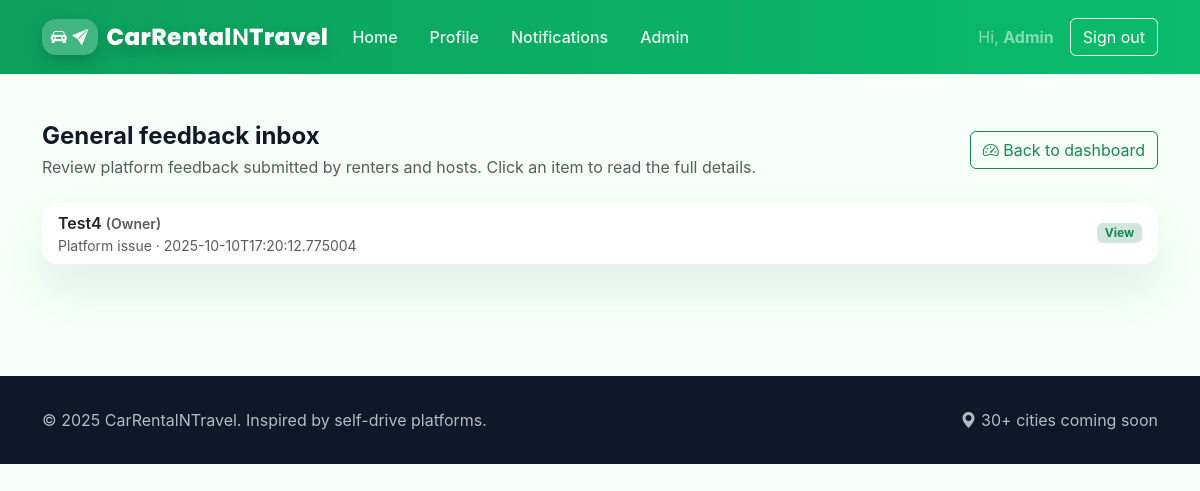
/admin/feedback (signed in), run on the app's committed database.
### tables this page shows
CREATE TABLE users (
            id INTEGER PRIMARY KEY AUTOINCREMENT,
            username TEXT NOT NULL UNIQUE,
            password_hash TEXT NOT NULL,
            role TEXT NOT NULL CHECK(role IN ('owner', 'renter', 'both')),
            is_admin INTEGER NOT NULL DEFAULT 0
        );

CREATE TABLE support_feedback (
            id INTEGER PRIMARY KEY AUTOINCREMENT,
            user_id INTEGER NOT NULL,
            role TEXT NOT NULL CHECK(role IN ('renter', 'owner', 'both')),
            category TEXT NOT NULL,
            description TEXT NOT NULL,
            rental_id INTEGER,
            created_at TEXT NOT NULL DEFAULT CURRENT_TIMESTAMP,
            FOREIGN KEY (user_id) REFERENCES users(id) ON DELETE CASCADE,
            FOREIGN KEY (rental_id) REFERENCES rentals(id) ON DELETE SET NULL
        );

### app.py (the view)
    def wrapped(*args, **kwargs):
        if g.user is None or not g.user.get("is_admin"):
            abort(403)
        return view(*args, **kwargs)

### app.py (called while the page is built, shortened)
def get_db() -> sqlite3.Connection:
    if "db" not in g:
        g.db = sqlite3.connect(DATABASE)
        g.db.row_factory = sqlite3.Row
    return g.db

def ensure_user_payout(user_id: int) -> dict:
    db = get_db()
    payout = db.execute(
        "SELECT * FROM user_payout_details WHERE user_id = ?",
        (user_id,),
    ).fetchone()
    return dict(payout)

def login_required(view: Callable) -> Callable:
    def wrapped(*args, **kwargs):
        if g.user is None:
            return redirect(url_for("login"))
        return view(*args, **kwargs)
    wrapped.__name__ = view.__name__
    return wrapped

def admin_required(view: Callable) -> Callable:
    def wrapped(*args, **kwargs):
        if g.user is None or not g.user.get("is_admin"):
            abort(403)
        return view(*args, **kwargs)
    wrapped.__name__ = view.__name__
    return wrapped

def has_role(role: str) -> bool:
    if g.user is None:
        return False
    user_role = g.user["role"]
    if role == "owner":
        return user_role in ("owner", "both")
    if role == "renter":
        return user_role in ("renter", "both")
    return False

@app.route("/admin/feedback")
@login_required
@admin_required
def admin_feedback_list() -> str:
    db = get_db()
    entries = db.execute(
        """
        SELECT support_feedback.*, users.username,
               rentals.start_time, rentals.end_time,
               cars.name AS car_name, cars.brand, cars.model
        FROM support_feedback
        JOIN users ON users.id = support_feedback.user_id
        LEFT JOIN rentals ON rentals.id = support_feedback.rental_id
        LEFT JOIN cars ON cars.id = rentals.car_id
        ORDER BY support_feedback.created_at DESC
        """
    ).fetchall()
    return render_template("admin_feedback.html", feedback_entries=entries)

### templates/admin_feedback.html (shortened to what this page needs)
{% extends "base.html" %}
{% block content %}
<section class="py-5">
    <div class="container">
        <div class="d-flex flex-column flex-md-row justify-content-between align-items-start align-items-md-center gap-3 mb-4">
            <div>
                <h1 class="h4 fw-bold mb-1">General feedback inbox</h1>
                <p class="text-muted mb-0">Review platform feedback submitted by renters and hosts. Click an item to read the full details.</p>
            </div>
            <a href="{{ url_for('admin_dashboard') }}" class="btn btn-outline-success"><i class="bi bi-speedometer2"></i> Back to dashboard</a>
        </div>
        {% if feedback_entries %}
            <div class="card card-zoom">
                <div class="card-body p-0">
                    <div class="list-group list-group-flush">
                        {% for entry in feedback_entries %}
                            <a class="list-group-item list-group-item-action d-flex flex-column flex-md-row justify-content-between align-items-md-center gap-2" href="{{ url_for('admin_feedback_detail', feedback_id=entry['id']) }}">
                                <div>
                                    <div class="fw-semibold">{{ entry['username'] }} <span class="text-muted small">({{ entry['role']|capitalize }})</span></div>
                                    <div class="text-muted small">{{ entry['category'] }} &middot; {{ entry['created_at'] }}</div>
                                </div>
                                <span class="badge bg-success-subtle text-success">View</span>
                            </a>
                        {% endfor %}
                    </div>
                </div>
            </div>
        {% else %}
            <div class="alert alert-success" role="alert">
                No feedback messages yet. You're all caught up!
            </div>
        {% endif %}
    </div>
</section>
{% endblock %}

### templates/base.html (shortened to what this page needs)
<!doctype html>
<html lang="en">
<head>
    <link href="https://cdn.jsdelivr.net/npm/bootstrap@5.3.3/dist/css/bootstrap.min.css" rel="stylesheet"
>
    <link href="https://cdn.jsdelivr.net/npm/bootstrap-icons@1.11.3/font/bootstrap-icons.css" rel="stylesheet">
</head>
<body>
<nav class="navbar navbar-expand-lg">
    <div class="container">
        <a class="navbar-brand text-white" href="{{ url_for('home') }}">
            <span class="brand-mark">
                <i class="bi bi-car-front-fill"></i>
                <i class="bi bi-send-fill"></i>
            </span>
            <span class="brand-title">CarRental<span class="brand-highlight">N</span>Travel</span>
        </a>
        <div class="collapse navbar-collapse" id="navbarNav">
            <ul class="navbar-nav me-auto mb-2 mb-lg-0 align-items-lg-center">
                {% if g.user %}
                    <li class="nav-item"><a class="nav-link" href="{{ url_for('home') }}">Home</a></li>
                    <li class="nav-item"><a class="nav-link" href="{{ url_for('profile') }}">Profile</a></li>
                    <li class="nav-item position-relative">
                        <a class="nav-link" href="{{ url_for('notifications') }}">
                            Notifications
                        </a>
                    </li>
                    {% if g.user.get('is_admin') %}
                        <li class="nav-item"><a class="nav-link" href="{{ url_for('admin_dashboard') }}">Admin</a></li>
                    {% endif %}
                {% endif %}
            </ul>
            <div class="d-flex align-items-center gap-3">
                {% if g.user %}
                    <span class="text-white-50">Hi, <strong>{{ g.user['username'] }}</strong></span>
                    <a class="btn btn-outline-light" href="{{ url_for('logout') }}">Sign out</a>
                {% else %}
                    <a class="btn btn-outline-light" href="{{ url_for('login') }}">Sign in</a>
                    <a class="btn btn-cta" href="{{ url_for('register') }}">Start hosting / driving</a>
                {% endif %}
            </div>
        </div>
    </div>
</nav>
<main>
    {% block content %}{% endblock %}
</main>
<footer>
    <div class="container d-flex flex-column flex-md-row justify-content-between align-items-center gap-3">
        <span>&copy; {{ now().year }} CarRentalNTravel. Inspired by self-drive platforms.</span>
        <div class="d-flex gap-3">
            <span><i class="bi bi-geo-alt-fill"></i> 30+ cities coming soon</span>
        </div>
    </div>
</footer>
</body>
</html>

### templates/base.html (style rules this page uses)
:root { --zoom-green: #0d9f5c; --zoom-dark: #0a5c36; --zoom-bg: #f6fff8; }
body { background: var(--zoom-bg); font-family: "Inter", "Segoe UI", sans-serif; color: #111827; }
.navbar { background: linear-gradient(90deg, var(--zoom-green), #0abc6b); padding: 0.9rem 0; }
.navbar-brand { font-weight: 700; font-size: 1.35rem; letter-spacing: 0.6px; display: inline-flex; align-items: center; gap: 0.55rem; text-decoration: none; }
.brand-mark { background: rgba(255, 255, 255, 0.22); border-radius: 14px; padding: 0.35rem 0.55rem; display: inline-flex; gap: 0.3rem; align-items: center; box-shadow: 0 6px 16px rgba(0,0,0,0.18); }
.brand-mark i { font-size: 1rem; }
.brand-title { font-family: "Poppins", "Inter", sans-serif; font-weight: 800; font-size: 1.45rem; letter-spacing: 0.4px; text-shadow: 0 6px 16px rgba(0,0,0,0.18); }
.brand-highlight { font-weight: 600; }
.nav-link { color: rgba(255,255,255,0.9) !important; font-weight: 500; margin-right: 1rem; }
.card-zoom { border: none; border-radius: 1rem; box-shadow: 0 25px 45px rgba(15, 118, 110, 0.1); overflow: hidden; }
.card-zoom .card-body { padding: 1.5rem; }
footer { background: #0f172a; color: rgba(255,255,255,0.7); padding: 2rem 0; margin-top: 4rem; }

### data on the page
users: user.username "Admin"
support_feedback: username "Test4", role "Owner", category "Platform issue", created_at "2025-10-10T17:20:12.775004"
